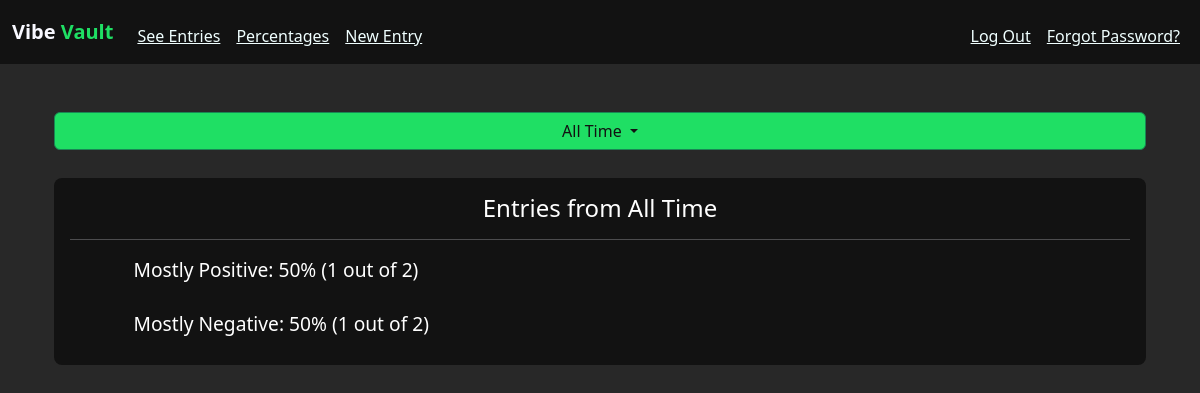
Page /percentages/all_time (signed in) on the earlier database version.
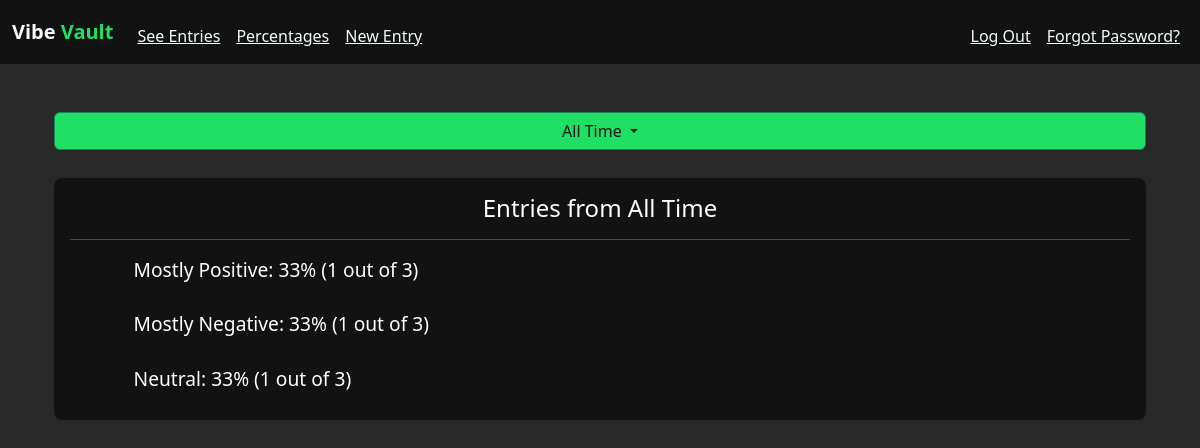
Same page on the later database version.
### tables this page shows
CREATE TABLE entries (user_id INTEGER NOT NULL,
entry_id INTEGER PRIMARY KEY AUTOINCREMENT NOT NULL,
title TEXT NOT NULL,
time DATETIME NOT NULL,
tone TEXT NOT NULL,
entry TEXT NOT NULL,
FOREIGN KEY(user_id) REFERENCES users(id));

### app.py (the view)
@app.route("/percentages/<timeframe>")
@login_required
def percentages(timeframe):
    timeframe_days = {
        "past_week" : 7,
        "past_month" : 30,
        "past_six_months" : 183,
        "past_year" : 365,
    }
    if timeframe not in timeframe_days.keys():
        timeframe = "all_time"
    user_id = 1
    rows = db.execute("SELECT tone,time FROM ENTRIES WHERE user_id = ? ", user_id)
    if timeframe == "all_time":
        tones_info = [tones["tone"] for tones in rows]
    else:
        today = datetime.date.today()
        days = timeframe_days[timeframe]
        end_timeframe = today - datetime.timedelta(days=days)
        tones_info = [tones["tone"] for tones in rows if (datetime.datetime.strptime(tones["time"].split()[0], "%Y-%m-%d")).date()  >= end_timeframe]
    total = len(tones_info)
    counts = Counter(tones_info)
    tone_percentages = counts.copy()
    for tone in counts:
        tone_percentages[tone] = round(counts[tone] / total * 100)
    current_choice = timeframe.replace("_", " ").title()
    return render_template("percentages.html", tone_percentages=tone_percentages, counts=counts, current_choice=current_choice, total=total)

### app.py (called while the page is built)
@app.after_request
def after_request(response):
    response.headers["Cache-Control"] = "no-cache, no-store, must-revalidate"
    response.headers["Expires"] = 0
    response.headers["Pragma"] = "no-cache"
    return response

### helpers.py (called while the page is built)
def login_required(f):
    @wraps(f)
    def decorated_function(*args, **kwargs):
        if session.get("user_id") is None:
            return redirect("/login")
        return f(*args, **kwargs)
    return decorated_function

### templates/percentages.html (shortened to what this page needs)
{% extends "layout.html" %}
{% block main %}
<div class="container timeframe-drop-menu" data-bs-theme="dark">
    <div class="dropdown" data-bs-theme="dark">
        <button class="btn btn-success dropdown-toggle" type="button" data-bs-toggle="dropdown" aria-expanded="false">
          {{ current_choice }}
        </button>
    </div>
</div>
<div class="container">
    <div class="row" >
        <div class="continer">
            <div class="card mb-4">
                <div class="card-body">
                    <h4 class="card-title" id="percentages-heading">Entries from {{ current_choice }}</h4>
                    <hr>
                    {% for tone, percentage in tone_percentages.items() %}
                    <p class="card-text percentages-text">{{ tone }}:    {{ percentage }}% ({{ counts[tone] }} out of {{ total }}) </p>
                    {% endfor %}
                </div>
            </div>
        </div>
    </div>
</div>
{% endblock %}

### templates/layout.html (shortened to what this page needs)
<!DOCTYPE html>
<html lang="en">
    <head>
        <link href="https://cdn.jsdelivr.net/npm/bootstrap@5.3.2/dist/css/bootstrap.min.css" rel="stylesheet">
        <link rel="stylesheet" type="text/css" href="{{ url_for('static', filename='styles.css') }}">
    </head>
    <body>
        <nav class="navbar navbar-expand-md navbar-custom" id="navBar">
            <div class="container-fluid">
                <a class="navbar-brand" href="/">
                    <span class="white-brand"><b>Vibe</b></span>
                    <span class="green-brand"><b>Vault</b></span>
                </a>
                <div class="collapse navbar-collapse" id="navbar">
                    {% if session["user_id"] %}
                    <ul class="navbar-nav me-auto mt-2">
                        <li class="nav-item"><a class="nav-link" href="/"><u>See Entries</u></a></li>
                        <li class="nav-item"><a class="nav-link" href="/percentages/all_time"><u>Percentages</u></a></li>
                        <li class="nav-item"><a class="nav-link" href="/add"><u>New Entry</u></a></li>
                    </ul>
                    <ul class="navbar-nav ms-auto mt-2">
                        <li class="nav-item"><a class="nav-link" href="/logout"><u>Log Out</u></a></li>
                        <li class="nav-item"><a class="nav-link" href="/change_pass"><u>Forgot Password?</u></a></li>
                    </ul>
                    {% else %}
                    <ul class="navbar-nav ms-auto mt-2">
                        <li class="nav-item"><a class="nav-link" href="/register"><u>Register</u></a></li>
                        <li class="nav-item"><a class="nav-link" href="/login"><u>Log In</u></a></li>
                    </ul>
                    {% endif %}
                </div>
            </div>
        </nav>
        <main class="container py-5 text-center">
            {% block main %}{% endblock %}
        </main>
    </body>
</html>

### static/styles.css (style rules this page uses)
.card.mb-4 { background-color:#121212; color: white; border-radius: 8px; border: 3px; border-color: beige; }
body { background-color: #282828; }
main { color: ghostwhite; text-shadow: #282828; }
.navbar-custom { background-color: #121212; }
.nav-item, .nav-link { color: azure !important; }
.navbar-brand { color: azure !important; }
a { color: ghostwhite; }
.btn-success { background-color: #1fdf64 !important; color: #121212 !important; text-shadow: #121212 !important; text-shadow: 3px; }
.green-brand { color: #1fdf64; }
.white-brand { color: ghostwhite; }
.percentages-text { text-align: left; padding-left: 6%; padding-bottom: 10px; font-size: larger; }
hr { color: ghostwhite; }
.timeframe-drop-menu { padding-bottom: 2.5%; }
.dropdown-toggle { width: 100%; }

Differences in the rows shown:
computed for entries "Mostly Positive": percentage "50" → "33"; total "2" → "3"
computed for entries "Mostly Negative": percentage "50" → "33"; total "2" → "3"
added entries: tone "Neutral", percentage "33", tone "1", total "3"
